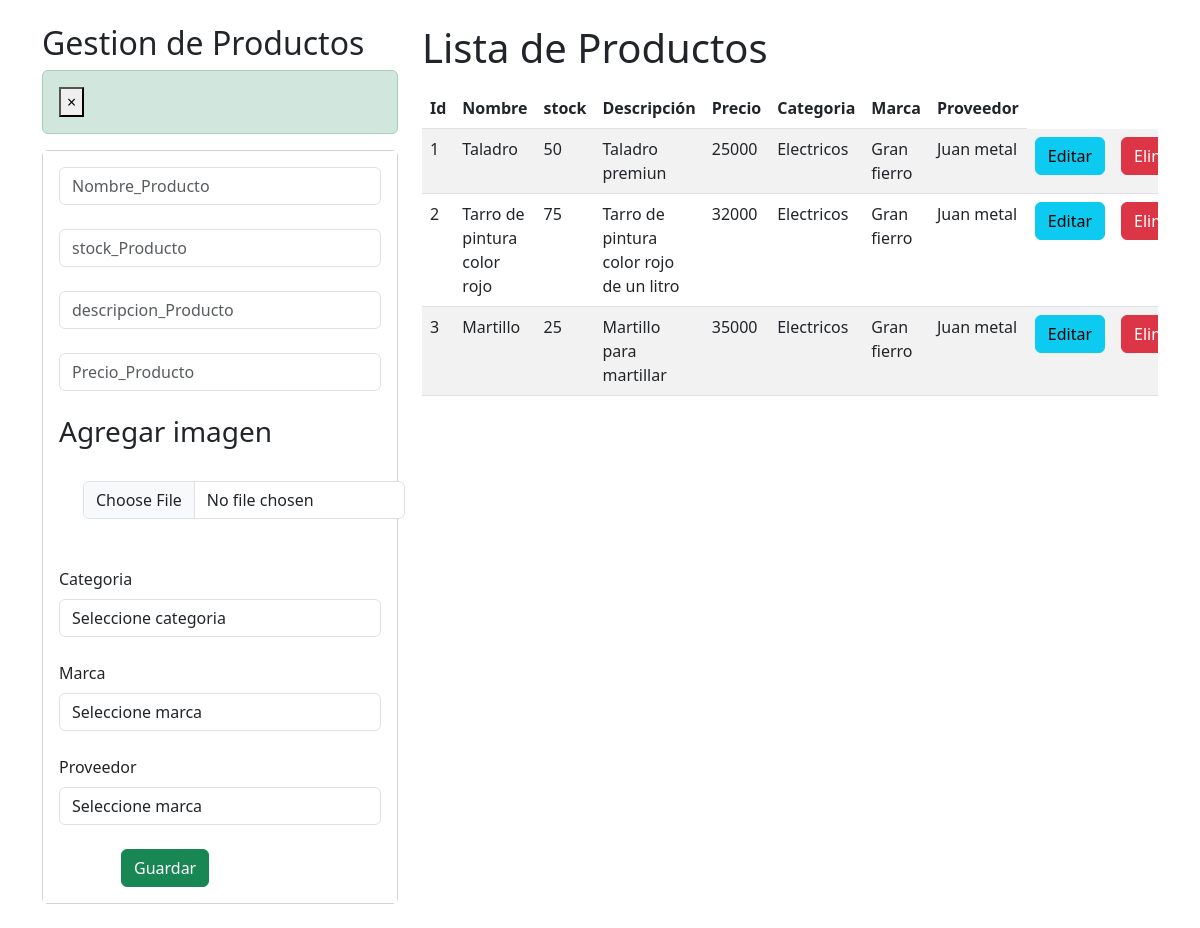
The app's page /crud_productos, older data.
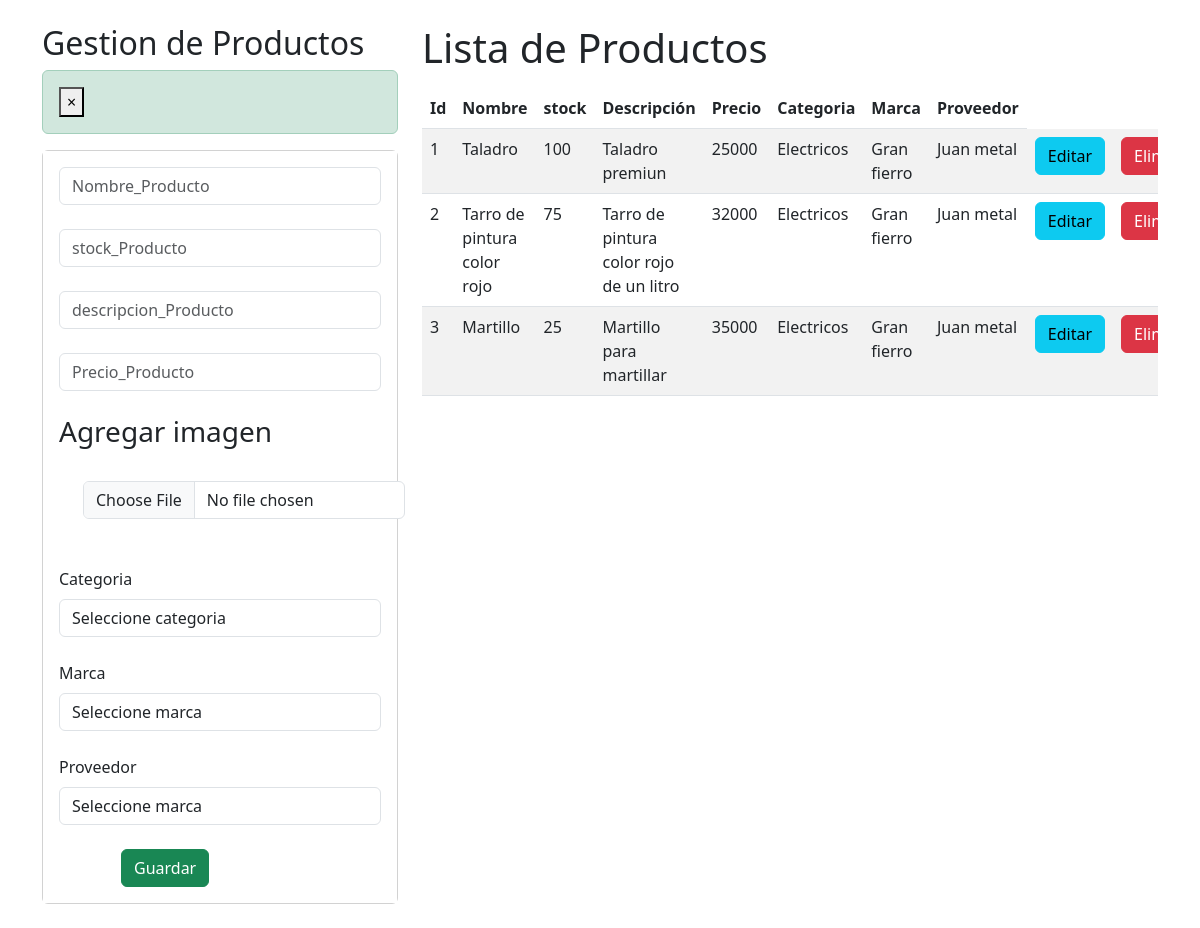
The same page, newer data.
### Ferremax/models.py (models this page shows, shortened)
class producto(models.Model):
    idProducto = models.AutoField(primary_key=True)
    nombreProducto = models.CharField(max_length=20, blank=False, null=False)
    stockProducto = models.IntegerField()
    descripcionProducto = models.CharField(max_length=100, blank=False, null=False)
    precioProducto = models.IntegerField()
    imagenProducto = models.ImageField(upload_to='productos/', null=True, blank=True)
    categoria = models.ForeignKey("categoria", on_delete=models.CASCADE)
    marca = models.ForeignKey("marca", on_delete=models.CASCADE)
    proveedor = models.ForeignKey("proveedor", on_delete=models.CASCADE)

class categoria(models.Model):
    idCategoria = models.AutoField(primary_key=True)
    nombreCategoria = models.CharField(max_length=50, blank=False, null=False)
    def __str__(self):
        return str(self.nombreCategoria)

class marca(models.Model):
    idMarca = models.AutoField(primary_key=True)
    nombreMarca = models.CharField(max_length=50, blank=False, null=False)
    def __str__(self):
        return str(self.nombreMarca)

class proveedor(models.Model):
    idProveedor = models.AutoField(primary_key=True)
    nombreProveedor = models.CharField(max_length=50, blank=False, null=False)
    def __str__(self):
        return str(self.nombreProveedor)

### Ferremax/views.py (the view, shortened to what this page needs)
# urls.py: path("crud_productos", crud_productos, name="crud_productos"),
def crud_productos(request):
    if request.method != "POST":
        mar = marca.objects.all()
        cat = categoria.objects.all()
        pro = proveedor.objects.all()
        produ = producto.objects.all()
        context = {
            "marca": mar,
            "categoria": cat,
            "proveedor": pro,
            "productos": produ
        }
        return render(request, "core/crud_productos.html", context)

### Ferremax/templates/core/crud_productos.html (shortened to what the changed rows need)
<!DOCTYPE html>
<html>
  {% load static %}
  <head>
    <link href="https://cdn.jsdelivr.net/npm/bootstrap@5.3.0/dist/css/bootstrap.min.css" rel="stylesheet">
  </head>
    <body>
        <div id="cont_fondo">
            <div class="container py-4">
                <div class="row">
                    <div class="col-sm-12 col-md-6 col-lg-4 col-xl-4">
                        <h2>Gestion de Productos</h2>
                    </div>
                    <div class="col-sm-12 col-md-6 col-lg-8 col-xl-8">
                        <h1>Lista de Productos</h1>
                        <div class="table-responsive py-2">
                            <table class="table table-striped">
                                <thead>
                                    <tr>
                                        <th>Id</th>
                                        <th>Nombre</th>
                                        <th>stock</th>
                                        <th>Descripción</th>
                                        <th>Precio</th>
                                        <th>Categoria</th>
                                        <th>Marca</th>
                                        <th>Proveedor</th>
                                    </tr>
                                </thead>
                                <tbody>
                                    {% for p in productos %}
                                    <tr>
                                        <td>{{p.idProducto}}</td>
                                        <td>{{p.nombreProducto}}</td>
                                        <td>{{p.stockProducto}}</td>
                                        <td>{{p.descripcionProducto}}</td>
                                        <td>{{p.precioProducto}}</td>
                                        <td>{{p.categoria}}</td>
                                        <td>{{p.marca}}</td>
                                        <td>{{p.proveedor}}</td>
                                        <td><a href="/edicionProducto/{{p.idProducto}}" class="btn btn-info">Editar</a></td>
                                        <td><a href="/eliminarProducto/{{p.idProducto}}" class="btn btn-danger" id="btneliminar">Eliminar</a></td>
                                    </tr>
                                    {% endfor %}
                                </tbody>
                            </table>
                        </div>
                    </div>
                </div>
            </div>
        </div>
    </body>
</body>
</html>

Row changes from the older to the newer data that the page shows:
changed producto "Taladro": stockProducto "50" → "100"
